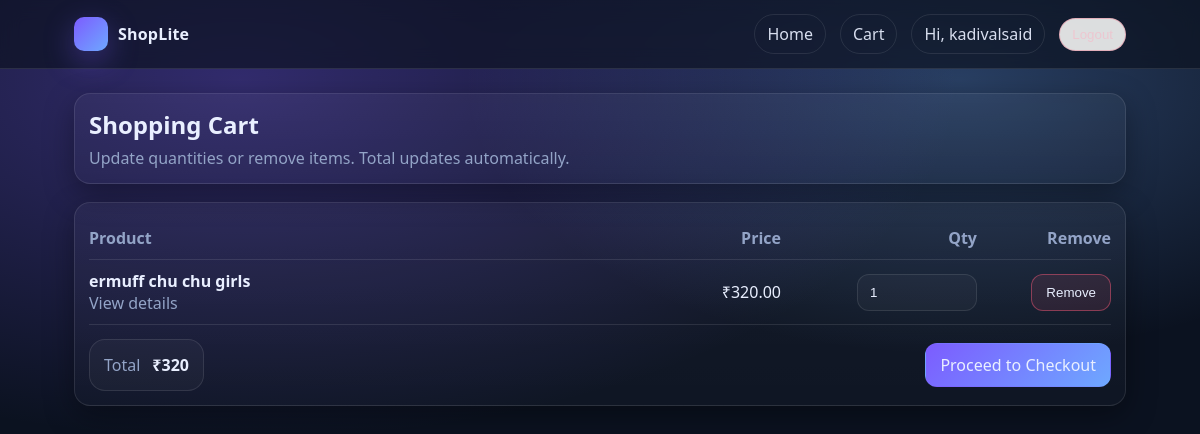
The app's page /cart/ (signed in) with its own data.
### store/models.py (models this page shows, shortened)
class CartItem(models.Model):
    id: int
    cart = models.ForeignKey(Cart, on_delete=models.CASCADE, related_name='items')
    product = models.ForeignKey(Product, on_delete=models.CASCADE)
    quantity = models.PositiveIntegerField(default=1)
    class Meta:
        unique_together = ('cart', 'product')

class Product(models.Model):
    name = models.CharField(max_length=200)
    description = models.TextField(blank=True)
    price = models.DecimalField(max_digits=10, decimal_places=2)
    image = models.ImageField(upload_to='products/', blank=True, null=True)
    is_active = models.BooleanField(default=True)
    created_at = models.DateTimeField(auto_now_add=True)

class Cart(models.Model):
    id: int
    user = models.OneToOneField(settings.AUTH_USER_MODEL, on_delete=models.CASCADE, related_name='cart')
    updated_at = models.DateTimeField(auto_now=True)
    items: "QuerySet[CartItem]"
    def total(self):
        result = (
            self.items.aggregate(
                total=Sum(F('quantity') * F('product__price'), output_field=models.DecimalField(max_digits=12, decimal_places=2))
            )['total']
            or 0
        )
        return result

### store/views.py (the view)
# urls.py: path('cart/', views.cart_view, name='cart'),
@login_required
def cart_view(request):
    cart = _get_or_create_cart(request.user)
    items = cart.items.select_related('product').all()
    return render(request, 'store/cart.html', {'cart': cart, 'items': items})

### store/views.py (called while the page is built)
def _get_or_create_cart(user):
    cart, _ = Cart.objects.get_or_create(user=user)
    return cart

### templates/store/cart.html (shortened to what this page needs)
{% extends 'base.html' %}
{% load static %}
{% block content %}
  <div class="card" style="margin-bottom:18px">
    <div class="card-body">
      <h2 style="margin:0 0 6px">Shopping Cart</h2>
      <div class="muted">Update quantities or remove items. Total updates automatically.</div>
    </div>
  </div>
  <div class="card">
    <div class="card-body">
      {% if items %}
        <div class="cart-row muted" style="font-weight:700">
          <div>Product</div>
          <div class="right">Price</div>
          <div class="right">Qty</div>
          <div class="right">Remove</div>
        </div>
        {% for item in items %}
          <div class="cart-row">
            <div>
              <div style="font-weight:750">{{ item.product.name }}</div>
              <a class="muted" href="{% url 'product_detail' item.product.id %}">View details</a>
            </div>
            <div class="right">₹{{ item.product.price }}</div>
            <div class="right">
              <input
                style="max-width:120px; margin-left:auto"
                type="number"
                min="0"
                value="{{ item.quantity }}"
                data-cart-qty
                data-item-id="{{ item.id }}"
                data-update-url="{% url 'update_cart_item' item.id %}"
              />
            </div>
            <div class="right">
              <form method="post" action="{% url 'remove_cart_item' item.id %}">
                <button class="btn danger" type="submit">Remove</button>
              </form>
            </div>
          </div>
        {% endfor %}
        <div style="display:flex;align-items:center;justify-content:space-between;gap:12px;margin-top:14px;flex-wrap:wrap">
          <div class="total-box">
            <span class="muted">Total</span>
            <span class="price">₹<span data-cart-total>{{ cart.total }}</span></span>
          </div>
          <a class="btn primary" href="{% url 'checkout' %}">Proceed to Checkout</a>
        </div>
      {% else %}
        <div class="muted">Your cart is empty.</div>
        <div style="margin-top:12px">
          <a class="btn primary" href="{% url 'home' %}">Continue Shopping</a>
        </div>
      {% endif %}
    </div>
  </div>
{% endblock %}

### templates/base.html (shortened to what this page needs)
{% load static %}
<!doctype html>
<html lang="en">
  <head>
    <link rel="stylesheet" href="{% static 'css/styles.css' %}">
  </head>
  <body>
    <div class="navbar">
      <div class="nav-inner">
        <a class="brand" href="{% url 'home' %}">
          <span class="logo" aria-hidden="true"></span>
          <span>ShopLite</span>
        </a>
        <div class="nav-links">
          <a class="pill" href="{% url 'home' %}">Home</a>
          <a class="pill" href="{% url 'cart' %}">Cart</a>
          {% if user.is_authenticated %}
            <span class="pill">Hi, {{ user.username }}</span>
            <form method="post" action="{% url 'logout' %}" style="margin:0">
              <button class="pill danger" type="submit">Logout</button>
            </form>
          {% else %}
            <a class="pill" href="{% url 'login' %}">Login</a>
            <a class="pill primary" href="{% url 'register' %}">Register</a>
          {% endif %}
        </div>
      </div>
    </div>
    <main class="container">
      {% block content %}{% endblock %}
    </main>
  </body>
</html>

### static/css/styles.css (style rules this page uses)
:root { --bg:#0b1220; --card:#0f1a33; --muted:#93a4c7; --text:#e9efff; --brand:#6ea8ff; --brand2:#7c5cff; --danger:#ff5c7a; --ok:#22c55e; --border:rgba(255,255,255,.10); --shadow: 0 10px 30px rgba(0,0,0,.35); }
* { box-sizing:border-box }
html,body { height:100% }
body { margin:0; font-family: system-ui, -apple-system, Segoe UI, Roboto, Arial, sans-serif; color:var(--text); background: radial-gradient(1200px 600px at 20% 10%, rgba(124,92,255,.35), transparent 60%), radial-gradient(900px 500px at 80% 10%, rgba(110,168,255,.30), transparent 55%), var(--bg); }
a { color:inherit;text-decoration:none }
.container { max-width:1100px;margin:0 auto;padding:24px }
.navbar { position:sticky;top:0;z-index:10; backdrop-filter: blur(10px); background: rgba(11,18,32,.65); border-bottom: 1px solid var(--border); }
.nav-inner { max-width:1100px;margin:0 auto;padding:14px 24px;display:flex;align-items:center;gap:16px }
.brand { display:flex;align-items:center;gap:10px;font-weight:800;letter-spacing:.2px }
.logo { width:34px;height:34px;border-radius:10px; background: linear-gradient(135deg,var(--brand2),var(--brand)); box-shadow: 0 10px 30px rgba(124,92,255,.35); }
.nav-links { display:flex;align-items:center;gap:14px;margin-left:auto;flex-wrap:wrap }
.pill { padding:8px 12px;border-radius:999px;border:1px solid var(--border); color:var(--text);opacity:.92 }
.pill.danger { border-color:rgba(255,92,122,.35);color:#ffd6de }
.card { background: linear-gradient(180deg, rgba(255,255,255,.04), rgba(255,255,255,.02)); border:1px solid var(--border); border-radius:16px; box-shadow: var(--shadow); overflow:hidden; }
.card-body { padding:14px }
.muted { color:var(--muted) }
.price { font-weight:850 }
.btn { display:inline-flex;align-items:center;justify-content:center;gap:8px; padding:10px 14px;border-radius:12px;border:1px solid var(--border); background: rgba(255,255,255,.03); color:var(--text);cursor:pointer; }
.btn.primary { border-color:transparent;background:linear-gradient(135deg,var(--brand2),var(--brand)) }
.btn.danger { border-color:rgba(255,92,122,.45);background:rgba(255,92,122,.10) }
input,textarea { width:100%;padding:10px 12px;border-radius:12px;border:1px solid var(--border); background: rgba(255,255,255,.03); color:var(--text); outline:none; }
.cart-row { display:grid;grid-template-columns: 1.6fr .6fr .6fr .4fr;gap:10px;align-items:center;padding:10px 0;border-bottom:1px solid var(--border) }
.right { text-align:right }
.total-box { display:flex;align-items:center;justify-content:space-between;gap:12px;padding:14px;border-radius:16px;border:1px solid var(--border);background:rgba(255,255,255,.03) }

### records on screen
CartItem: product.name "ermuff chu chu girls", product.price "320.00", quantity "1"
Cart: total "320"

### other values on screen
{{ user.username }} "kadivalsaid"
